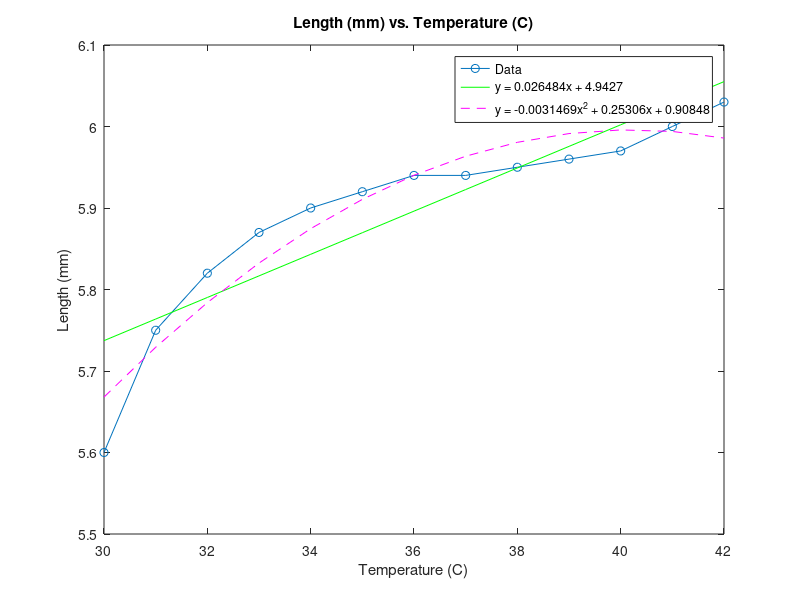

The MATLAB source for this figure:
% BME 301
% Mary Oh
% HW 7

clc;
clear all;
close all;

T = [30:1:42];
L = [5.60 5.75 5.82 5.87 5.90 5.92 5.94 5.94 5.95 5.96 5.97 6.00 6.03];

%% Q1: Plot

figure(1)
plot(T, L, 'o-')
title('Length (mm) vs. Temperature (C)')
xlabel('Temperature (C)')
ylabel('Length (mm)')
hold on

%% Q2a: Linear curve

coeff = polyfit(T, L, 1);

disp(['y = ', num2str(coeff(1)), 'x + ', num2str(coeff(2))]);

%% Q2b: Residual error at T = 37C

[p, ~, mu] = polyfit(T, L, 1);
f1 = polyval(p, T, [], mu);
resid = L - f1;

T37 = resid(8)

%% Q2c: Residual Sum of Square Error (E)

e = sum((L - f1) .^2)

%% Q2d: Plot

eqn = ['y = ', num2str(coeff(1)), 'x + ', num2str(coeff(2))];

figure(1)
plot(T, f1, 'g')
legend('Data' , eqn)
hold on

%% Q3a: Cubic fit

coeff1 = polyfit(T, L, 2);

disp(['y = ', num2str(coeff1(1)), 'x^2 + ', num2str(coeff1(2)), 'x + ' num2str(coeff1(3))]);

%% Q3b: Residual error at T = 37

[p1, ~, mu1] = polyfit(T, L, 2);
f2 = polyval(p1, T, [], mu1);
resid1 = L - f2;

T37 = resid1(8)

%% Q3c: Residual Sum of Square Error (E)

e1 = sum((L - f2) .^2)

%% Q3d: Plot

eqn1 = ['y = ', num2str(coeff1(1)), 'x^2 + ', num2str(coeff1(2)), 'x + ' num2str(coeff1(3))];

figure(1)
plot(T, f2, 'm--')
legend('Data' , eqn, eqn1)
hold on

%% Q4: 

eqn2 = ['y = ', num2str(coeff(1)), 'e^', num2str(coeff1(1)), 'x'];

disp(eqn2);

%% Q5: Spline fit

yi = spline(T, L, 37.1)